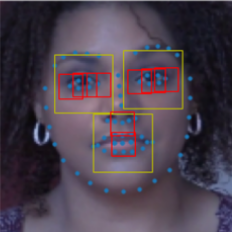
#> input picture slides/img/DeepFakeHop++/img2.png, 232 x 232 px, found by its file name
$ python myPCA.py
#> lines starting #> are read from the running program, lines starting #| are printed output that depends on the picture; long printed decimals are rounded
# v2020.05.29
import numpy as np
from sklearn.decomposition import PCA

class myPCA():
    def __init__(self, n_components=-1, isInteger=True, bits=12, opType='int64'):
        self.trained = False
        self.n_components = n_components
        self.Kernels = []
        self.PCA = None
        self.Energy_ratio = []
        self.Energy = []
        self.bits = bits
        self.isInteger = isInteger
        self.opType = opType

    def to_int_(self):
        self.Kernels = np.round(self.Kernels * pow(2, self.bits)).astype(self.opType)

    def PCA_numpy(self, X):
        X = X - np.mean(X.copy(), axis=0)
        X_cov = np.cov(X, rowvar=0)
        eVal, eVect = np.linalg.eig(X_cov)
        idx = np.argsort(eVal)[::-1]
        idx = idx[:self.n_components]
        self.Kernels = np.transpose(eVect[:, idx])
        self.Energy_ratio = eVal / np.sum(eVal)
        self.Energy_ratio = self.Energy_ratio[idx]
        self.Energy = eVal[idx]

    def PCA_sklearn(self, X):
        self.PCA = PCA(n_components=self.n_components)
        self.PCA.fit(X)
        self.Kernels = self.PCA.components_
        self.Energy_ratio = self.PCA.explained_variance_ratio_
        self.Energy = self.PCA.explained_variance_

    def fit(self, X, whichPCA='numpy'):
        S = X.shape
        X = X.reshape(-1, X.shape[-1])
        if self.n_components == -1:
            self.n_components = X.shape[-1]
        if whichPCA == 'numpy':
            self.PCA_numpy(X)
        elif whichPCA == 'sklearn':
            self.PCA_sklearn(X)
        else:
            assert (False), "whichPCA only support 'numpy' or 'sklearn'!"
        if self.isInteger == True:
            self.to_int_()
        self.trained = True
        return self

    # transform retains mean
    def transform(self, X):
        assert (self.trained == True), "Must call fit first!"
        return np.dot(X, np.transpose(self.Kernels))

    def inverse_transform(self, X):
        assert (self.trained == True), "Must call fit first!"
        X = np.dot(X, self.Kernels)
        if self.isInteger == True:
            X = np.round(X / pow(2, 2 * self.bits)).astype(self.opType)
        return X

if __name__ == "__main__":
    import cv2
    X = cv2.imread('./slides/img/DeepFakeHop++/img2.png')
#> X is the input picture: shape (232, 232, 3); mean B, G, R 78, 65.1, 75.7
    p = myPCA(n_components=2, isInteger=1)
    p.fit(X)
#> in PCA_numpy, `X_cov = np.cov(X, rowvar=0)`: X_cov = [[1545.3, 1279, 1166], [1279, 1365.5, 1312.2], [1166, 1312.2, 1888.8]]
#> in PCA_numpy, `eVal, eVect = np.linalg.eig(X_cov)`: eVal = [4114.2, 558.1, 127.3]; eVect = [[-0.557, -0.65, 0.517], [-0.554, -0.173, -0.814], [-0.619, 0.74, 0.264]]
#> in PCA_numpy, `idx = np.argsort(eVal)[::-1]`: idx = [0, 1, 2]
#> in PCA_numpy, `idx = idx[:self.n_components]`: idx = [0, 1]
#> in PCA_numpy, `self.Kernels = np.transpose(eVect[:, idx])`: self.Kernels = [[-0.557, -0.554, -0.619], [-0.65, -0.173, 0.74]]
#> in PCA_numpy, `self.Energy_ratio = eVal / np.sum(eVal)`: self.Energy_ratio = [0.857, 0.116, 0.0265]
#> in PCA_numpy, `self.Energy_ratio = self.Energy_ratio[idx]`: self.Energy_ratio = [0.857, 0.116]
#> in PCA_numpy, `self.Energy = eVal[idx]`: self.Energy = [4114.2, 558.1]
#> in to_int_, `self.Kernels = np.round(self.Kernels * pow(2, self.bits)).astype(self...`: self.Kernels = [[-2281, -2271, -2534], [-2663, -708, 3031]]
    print(p.Kernels)
#| [[-2281 -2271 -2534]
#|  [-2663  -708  3031]]
    print(p.Energy_ratio)
#| [0.8572 0.1163]
    Y = p.transform(X)
    Y = p.inverse_transform(Y)
#> in inverse_transform, `X = np.dot(X, self.Kernels)`:
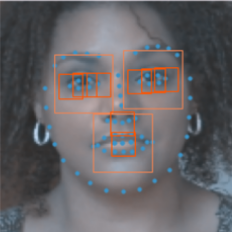
#> X: shape (232, 232, 3) int64; mean of channels 0, 1, 2 1.25e+09, 1.19e+09, 1.24e+09; drawn with min black and max white
    print(np.mean(np.abs(Y-X)))
#| 5.249
    print()

    p.fit(X, whichPCA='sklearn')
    print(p.Kernels)
    print(p.Energy_ratio)

    Y = p.transform(X)
    Y = p.inverse_transform(Y)
    print(np.mean(np.abs(Y-X)))
#| 5.249

$ run again, with slides/img/DeepFakeHop++/img1.png copied over slides/img/DeepFakeHop++/img2.png
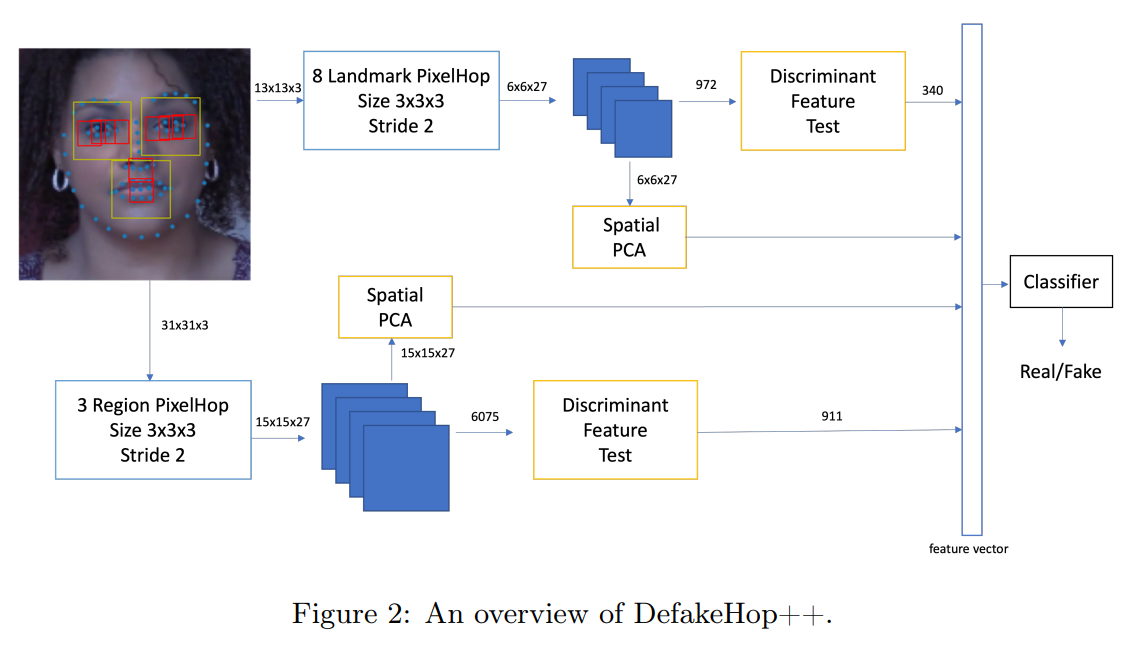
#> input picture slides/img/DeepFakeHop++/img1.png, 1135 x 648 px, found by its file name
#> X is the input picture: shape (648, 1135, 3); mean B, G, R 235.4, 232.3, 231.7
#> X_cov = [[2996.1, 3141.2, 3030.1], [3141.2, 3603.7, 3633.2], [3030.1, 3633.2, 3810.4]]
#> eVal = [10042.8, 347.4, 19.97]; eVect = [[-0.526, -0.778, 0.342], [-0.598, 0.0529, -0.8], [-0.604, 0.626, 0.493]]
#> in PCA_numpy, `idx = np.argsort(eVal)[::-1]`: idx = [0, 1, 2]
#> in PCA_numpy, `idx = idx[:self.n_components]`: idx = [0, 1]
#> in PCA_numpy, `self.Kernels = np.transpose(eVect[:, idx])`: self.Kernels = [[-0.526, -0.598, -0.604], [-0.778, 0.0529, 0.626]]
#> in PCA_numpy, `self.Energy_ratio = eVal / np.sum(eVal)`: self.Energy_ratio = [0.965, 0.0334, 0.00192]
#> in PCA_numpy, `self.Energy_ratio = self.Energy_ratio[idx]`: self.Energy_ratio = [0.965, 0.0334]
#> self.Energy = [10042.8, 347.4]
#> in to_int_, `self.Kernels = np.round(self.Kernels * pow(2, self.bits)).astype(self...`: self.Kernels = [[-2156, -2449, -2476], [-3188, 216, 2562]]
#| [[-2156 -2449 -2476]
#|  [-3188   216  2562]]
#| [0.9647 0.03337  ]
#> in inverse_transform, `X = np.dot(X, self.Kernels)`:
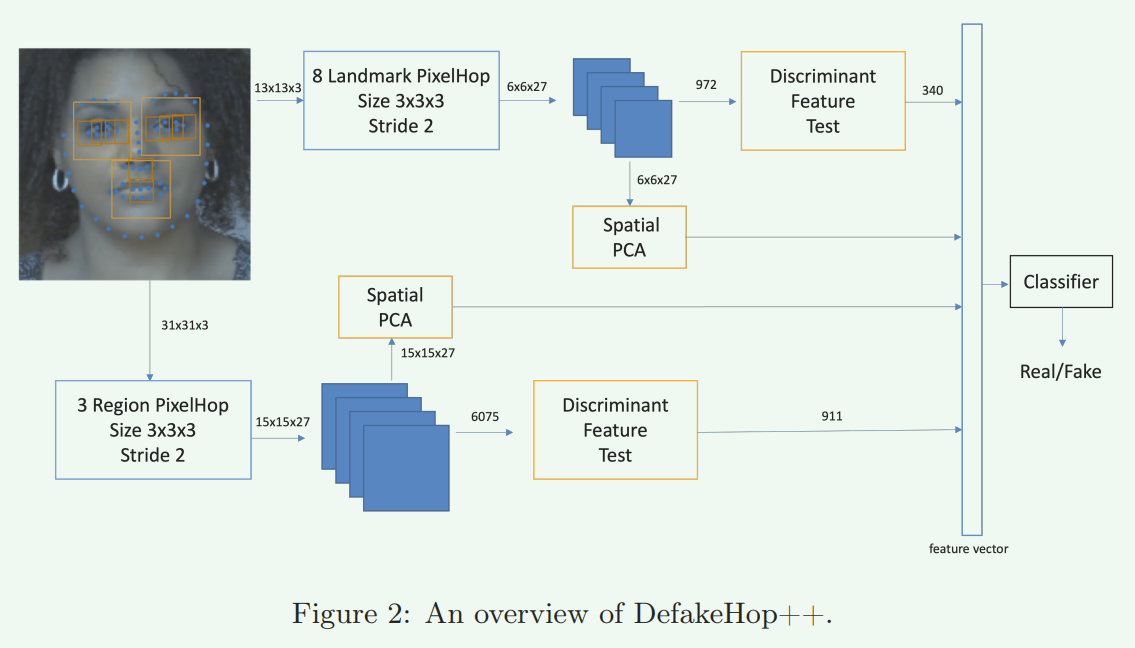
#> X: shape (648, 1135, 3) int64; mean of channels 0, 1, 2 3.9e+09, 4.02e+09, 3.81e+09; drawn with min black and max white
#| 4.839
#| 4.839
